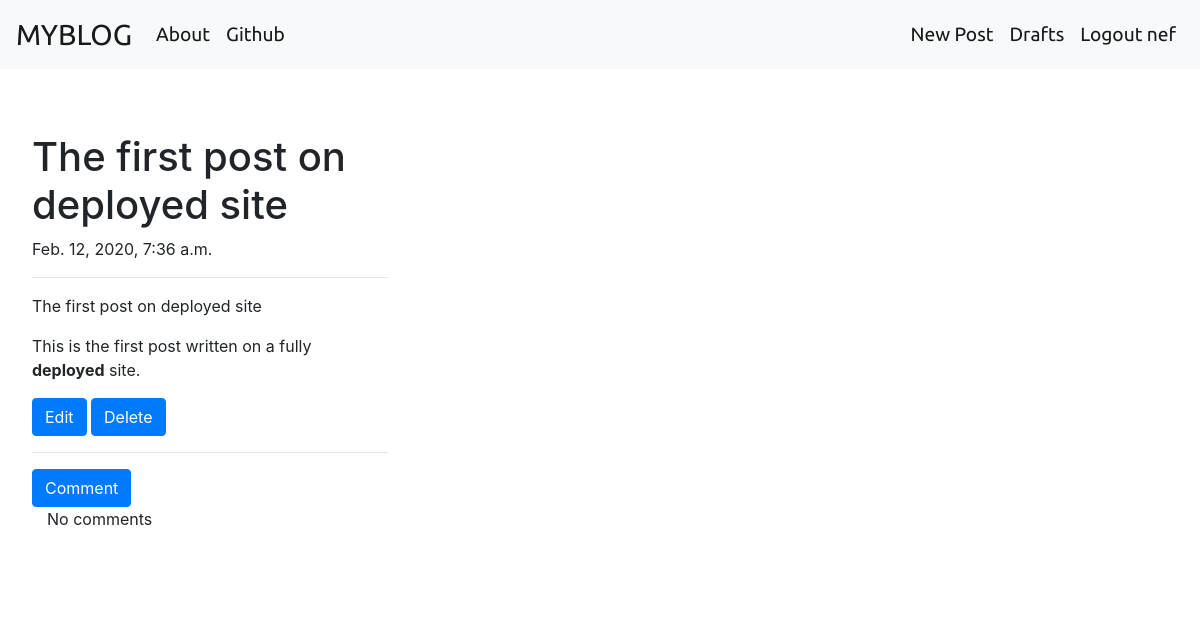
The page /post/8/ (signed in) on the database its author committed.
### myblog/models.py (models this page shows, shortened)
class Post(models.Model):
    author = models.ForeignKey('auth.User', on_delete= models.CASCADE)
    title = models.CharField(max_length=400)
    text = models.TextField(max_length=100000)
    create_date = models.DateTimeField(default=timezone.now)
    published_date = models.DateTimeField(blank=True, null=True)

### myblog/views.py (the view)
# urls.py: path('post/<int:pk>/', views.PostDetailView.as_view(), name='post_detail'),
class PostDetailView(DetailView):
    model = Post

### myblog/templates/myblog/post_detail.html
<!DOCTYPE html>
{% extends 'myblog/base.html' %}
{% block content %}
    <h1 class="post-title">{{ post.title }}</h1>
    {% if post.published_date %}
        <div class="date postdate">
            {{ post.published_date }}
        </div>
    {% else %}
        <a class="btn btn-primary" href="{% url "post_publish" pk=post.pk %}">Publish</a>
    {% endif %}
    <hr>
    <p class="post-content">
        {{ post.title|safe|linebreaksbr }}
        {{ post.text|safe|linebreaksbr }}
    </p>
    {% if user.is_authenticated %}
        <a class="btn btn-primary" href="{% url "post_update" pk=post.pk %}">Edit</a>
        <a class="btn btn-primary" href="{% url "post_delete" pk=post.pk %}">Delete</a>
    {% endif %}
    <hr>
    <a class="btn btn-primary btn-comment" href="{% url "add_comment_to_post" pk=post.pk %}">Comment</a>
    <div class="container">
        {%  for comment in post.comments.all %}
            <br>
            {% if user.is_authenticated or comment.approved_comment %}
                {{ comment.created_date }}
                {% if not comment.approved_comment %}
                    <a class="btn btn-primary" href="{% url "comment_remove" pk=comment.pk %}">Remove</a>
                    <a class="btn btn-primary" href="{% url "comment_approve" pk=comment.pk %}">Approve</a>
                {% endif %}
                <p>{{ comment.text|safe|linebreaks }}</p>
                <p>Posted by: {{ comment.author }}</p>
            {% endif %}
            {% empty %}
                <p>No comments</p>
        {% endfor %}
    </div>
{% endblock %}

### myblog/templates/myblog/base.html (shortened to what this page needs)
<!DOCTYPE html>
{% load static %}
<html lang="en">
    <head>
        <link rel="stylesheet" href="https://stackpath.bootstrapcdn.com/bootstrap/4.4.1/css/bootstrap.min.css">
        <link rel="stylesheet" href="//cdn.jsdelivr.net/npm/medium-editor@latest/dist/css/medium-editor.min.css" type="text/css" media="screen" charset="utf-8">
        <link rel="stylesheet" href="{% static 'css/myblog.css' %}">
    </head>
    <body>
        <nav class="navbar navbar-expand-lg navbar-light bg-light techfont">
            <a class="navbar-brand big-brand" href="{% url "post_list" %}">MYBLOG</a>
            <div class="collapse navbar-collapse navbar-flex" id="navbarNavDropdown">
                <div class="navbar-nav navbar-flex-left">
                    <ul class="navbar-nav">
                        <li class="nav-item active">
                            <a class="nav-link" href=" {% url "about" %}">About</a>
                        </li>
                        <li class="nav-item active">
                            <a class="nav-link" href="https://www.github.com">Github</a>
                        </li>
                    </ul>
                </div>
                <div class="navbar-nav navbar-flex-right">
                    <ul class="navbar-nav">
                        {% if user.is_authenticated %}
                            <li class="nav-item active">
                                <a class="nav-link" href="{% url 'post_new' %}">New Post</a>
                            </li>
                            <li class="nav-item active">
                                <a class="nav-link" href="{% url 'post_draft_list' %}">Drafts</a>
                            </li>
                            <li class="nav-item active">
                                <a class="nav-link" href="{% url 'logout' %}">Logout {{ user.username }}</a>
                            </li>
                        {% else %}
                            <li class="nav-item active">
                                <a class="nav-link" href="{% url 'login'%}">Login</a>
                            </li>
                        {% endif %}
                    </ul>
                </div>
            </div>
        </nav>
        <div class="content content-flex">
            <div class="jumbotron">
                {% block content %}
                {%  endblock %}
            </div>
        </div>
    </body>
</html>

### myblog/static/css/myblog.css (style rules this page uses)
:root { --first-font: 'Ubuntu', sans-serif; --second-font: 'Baloo Da', cursive; }
.techfont { font-size: 1.2em; font-family: var(--first-font); }
.big-brand { font-size: 1.5em; }
.navbar-flex { display: flex; justify-content: space-between; }
.navbar-flex-left { order: 0; }
.navbar-flex-right { order: 1; }
.content-flex { display: flex; flex-direction: column; justify-content: flex-start; }
.jumbotron { background-color: #fff; max-width: 35vw; }

### rows shown on the page
Post: title "The first post on deployed site", published_date "Feb. 12, 2020, 7:36 a.m.", text "This is the first post written on a fully deployed site."

### other values the page prints
{{ user.username }} "nef"
